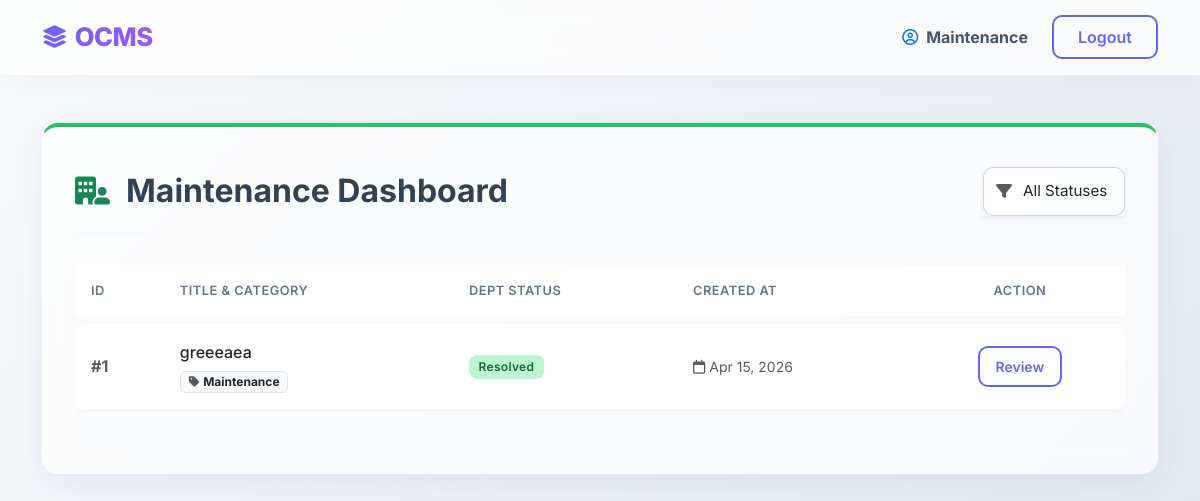
The page /department/dashboard (signed in) on the database its author committed.
### app.py (models this page shows)
class Complaint(db.Model):
    __tablename__ = 'complaints'
    id = db.Column(db.Integer, primary_key=True)
    user_id = db.Column(db.Integer, db.ForeignKey('users.id'), nullable=False)
    title = db.Column(db.String(150), nullable=False)
    category = db.Column(db.String(50), nullable=False)
    description = db.Column(db.Text, nullable=False)
    location = db.Column(db.String(100))
    status = db.Column(db.String(20), default='Pending')
    admin_remarks = db.Column(db.Text)
    assigned_department_id = db.Column(db.Integer, db.ForeignKey('users.id'), nullable=True)
    department_status = db.Column(db.String(20), default='Pending')
    department_remarks = db.Column(db.Text)
    created_at = db.Column(db.DateTime, default=datetime.now)
    updated_at = db.Column(db.DateTime, default=datetime.now, onupdate=datetime.now)

### app.py (the view)
    @app.route('/department/dashboard')
    @login_required(role='department')
    def department_dashboard():
        f_stat2 = request.args.get('status')
        dept_q = Complaint.query.filter_by(assigned_department_id=session['user_id']).order_by(Complaint.created_at.desc())
        if f_stat2:
            dept_q = dept_q.filter_by(department_status=f_stat2)
        return render_template('department_dashboard.html', complaints=dept_q.all())

### app.py (called while the page is built)
def login_required(role=None):
    def wrapper(func):
        @wraps(func)
        def decorated_view(*args, **kwargs):
            if 'user_id' not in session:
                return redirect(url_for('student_login'))
            if role and session.get('role') != role:
                flash("You aren't authorized to see this.", 'danger')
                return redirect(url_for('index'))
            return func(*args, **kwargs)
        return decorated_view
    return wrapper

### templates/department_dashboard.html (shortened to what this page needs)
{% extends 'base.html' %}
{% block content %}
<div class="glass-card mb-4" style="border-top: 4px solid #22c55e;">
  <div class="d-flex flex-column flex-md-row justify-content-between align-items-md-center mb-4 pb-3 border-bottom border-light">
    <h2 class="fw-bold mb-3 mb-md-0 d-flex align-items-center">
      <i class="fa-solid fa-building-user me-3 text-success fs-3"></i> {{ session.get('user_name') }} Dashboard
    </h2>
    <form class="d-flex align-items-center" method="get">
      <div class="input-group shadow-sm">
        <span class="input-group-text bg-white border-end-0"><i class="fa-solid fa-filter text-muted"></i></span>
        <select name="status" class="form-select border-start-0 ps-0" onchange="this.form.submit()">
          <option value="">All Statuses</option>
        </select>
      </div>
    </form>
  </div>
  {% if complaints %}
  <div class="table-responsive">
    <table class="table table-glass text-nowrap">
      <thead>
        <tr>
          <th>ID</th>
          <th>Title & Category</th>
          <th>Dept Status</th>
          <th>Created At</th>
          <th class="text-center">Action</th>
        </tr>
      </thead>
      <tbody>
        {% for complaint in complaints %}
        <tr>
          <td class="fw-bold text-muted">#{{ complaint.id }}</td>
          <td>
            <div class="fw-medium text-dark mb-1">{{ complaint.title }}</div>
            <span class="badge bg-light text-dark border py-1"><i class="fa-solid fa-tag me-1 text-muted"></i>{{ complaint.category }}</span>
          </td>
          <td>
            {% if complaint.department_status == 'Pending' %}
              <span class="badge badge-custom badge-pending">Pending</span>
            {% elif complaint.department_status == 'In Progress' %}
              <span class="badge badge-custom badge-info">In Progress</span>
            {% elif complaint.department_status == 'Resolved' %}
              <span class="badge badge-custom badge-resolved">Resolved</span>
            {% else %}
              <span class="badge badge-custom bg-secondary">{{ complaint.department_status }}</span>
            {% endif %}
          </td>
          <td class="text-muted small"><i class="fa-regular fa-calendar me-1"></i>{{ complaint.created_at.strftime('%b %d, %Y') }}</td>
          <td class="text-center">
            <a href="{{ url_for('department_view_complaint', complaint_id=complaint.id) }}" class="btn btn-sm btn-custom-outline px-3">Review</a>
          </td>
        </tr>
        {% endfor %}
      </tbody>
    </table>
  </div>
  {% else %}
  <div class="text-center py-5">
    <div class="display-1 text-muted opacity-25 mb-3"><i class="fa-solid fa-inbox"></i></div>
    <h4 class="text-muted fw-normal">No complaints assigned to your department yet.</h4>
  </div>
  {% endif %}
</div>
{% endblock %}

### templates/base.html (shortened to what this page needs)
<!doctype html>
<html lang="en">
<head>
  <link rel="stylesheet" href="https://cdn.jsdelivr.net/npm/bootstrap@5.3.3/dist/css/bootstrap.min.css">
  <link rel="stylesheet" href="https://cdnjs.cloudflare.com/ajax/libs/font-awesome/6.4.0/css/all.min.css">
  <link rel="stylesheet" href="{{ url_for('static', filename='css/style.css') }}">
</head>
<body>
<nav class="navbar navbar-expand-lg glass-nav mb-5 position-sticky top-0" style="z-index: 1030;">
  <div class="container">
    <a class="navbar-brand d-flex align-items-center" href="{{ url_for('index') }}">
      <i class="fa-solid fa-layer-group me-2" style="font-size: 1.4rem;"></i>
      OCMS
    </a>
    <div class="collapse navbar-collapse" id="navbarNav">
      <ul class="navbar-nav ms-auto align-items-center">
        {% if session.get('user_id') %}
          <li class="nav-item">
            <span class="navbar-text me-4 fw-bold">
              <i class="fa-regular fa-user-circle me-2 text-primary"></i>{{ session.get('user_name') }}
            </span>
          </li>
          <li class="nav-item mt-2 mt-lg-0">
            <a class="btn btn-custom-outline px-4" href="{{ url_for('logout') }}">Logout</a>
          </li>
        {% endif %}
      </ul>
    </div>
  </div>
</nav>
<div class="container fade-in mb-5">
  {% block content %}{% endblock %}
</div>
</body>
</html>

### static/css/style.css (style rules this page uses)
:root { --primary-color: #6366f1; --secondary-color: #a855f7; --bg-gradient-start: #f8fafc; --bg-gradient-end: #e2e8f0; --card-bg: rgba(255, 255, 255, 0.7); --card-border: rgba(255, 255, 255, 0.3); --shadow: 0 8px 32px 0 rgba(31, 38, 135, 0.07); }
body { font-family: 'Inter', sans-serif; background: linear-gradient(135deg, var(--bg-gradient-start), var(--bg-gradient-end)); background-attachment: fixed; min-height: 100vh; color: #334155; }
.glass-card { background: var(--card-bg); backdrop-filter: blur(12px); -webkit-backdrop-filter: blur(12px); border: 1px solid var(--card-border); box-shadow: var(--shadow); border-radius: 16px; padding: 2.5rem 2rem; transition: transform 0.3s ease, box-shadow 0.3s ease; }
.glass-nav { background: rgba(255, 255, 255, 0.75) !important; backdrop-filter: blur(15px); -webkit-backdrop-filter: blur(15px); border-bottom: 1px solid var(--card-border); box-shadow: 0 4px 30px rgba(0, 0, 0, 0.04); padding: 0.8rem 0; }
.glass-nav .navbar-brand { font-weight: 800; background: linear-gradient(45deg, var(--primary-color), var(--secondary-color)); -webkit-background-clip: text; background-clip: text; -webkit-text-fill-color: transparent; font-size: 1.6rem; letter-spacing: -0.5px; }
.glass-nav .nav-link, .glass-nav .navbar-text { color: #475569 !important; font-weight: 500; transition: color 0.3s ease; }
.btn-custom-outline { background: transparent; border: 2px solid var(--primary-color); color: var(--primary-color) !important; border-radius: 10px; padding: 0.5rem 1.4rem; font-weight: 600; transition: all 0.3s ease; }
.form-control, .form-select { border-radius: 10px; border: 1px solid #cbd5e1; padding: 0.75rem 1rem; background: rgba(255, 255, 255, 0.85); transition: all 0.3s ease; font-size: 0.95rem; }
.input-group-text { border-radius: 10px; border-color: #cbd5e1; }
.table-glass { background: transparent; border-collapse: separate; border-spacing: 0 8px; width: 100%; }
.table-glass thead th { border: none; color: #64748b; font-weight: 600; text-transform: uppercase; font-size: 0.8rem; letter-spacing: 0.5px; padding: 1rem; }
.table-glass tbody tr { background: rgba(255, 255, 255, 0.8); box-shadow: 0 2px 8px rgba(0,0,0,0.03); transition: transform 0.2s ease, box-shadow 0.2s ease; }
.table-glass td { border: none; padding: 1rem; vertical-align: middle; color: #475569; }
.table-glass tbody tr td:first-child { border-top-left-radius: 12px; border-bottom-left-radius: 12px; }
.table-glass tbody tr td:last-child { border-top-right-radius: 12px; border-bottom-right-radius: 12px; }
.badge-custom { padding: 0.5em 0.8em; border-radius: 8px; font-weight: 600; font-size: 0.75rem; letter-spacing: 0.3px; }
.badge-resolved { background-color: #bbf7d0; color: #166534; }
.fade-in { animation: fadeIn 0.6s cubic-bezier(0.16, 1, 0.3, 1); }

### rows shown on the page
Complaint: get "Maintenance", id "1", title "greeeaea", category "Maintenance", department_status "Resolved", created_at "Apr 15, 2026"
